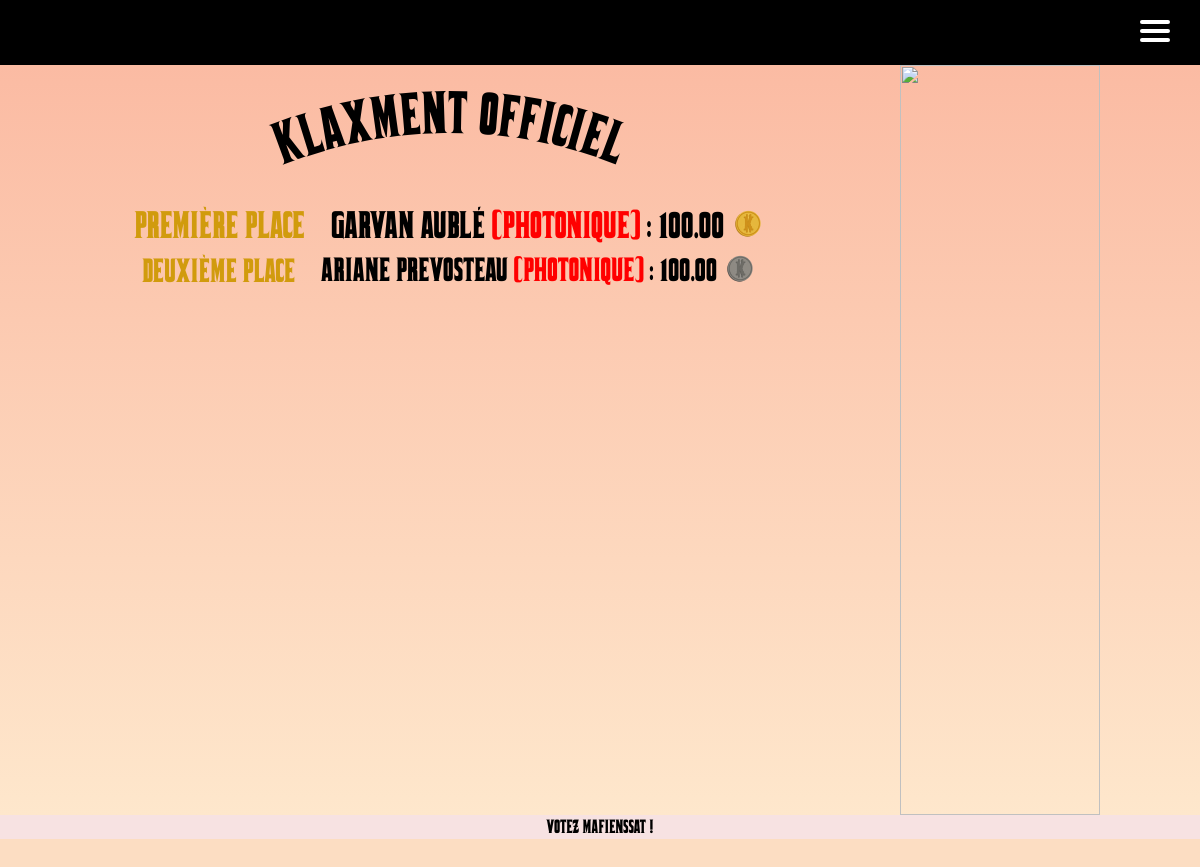
Before: /klaxment/ with the older database file.
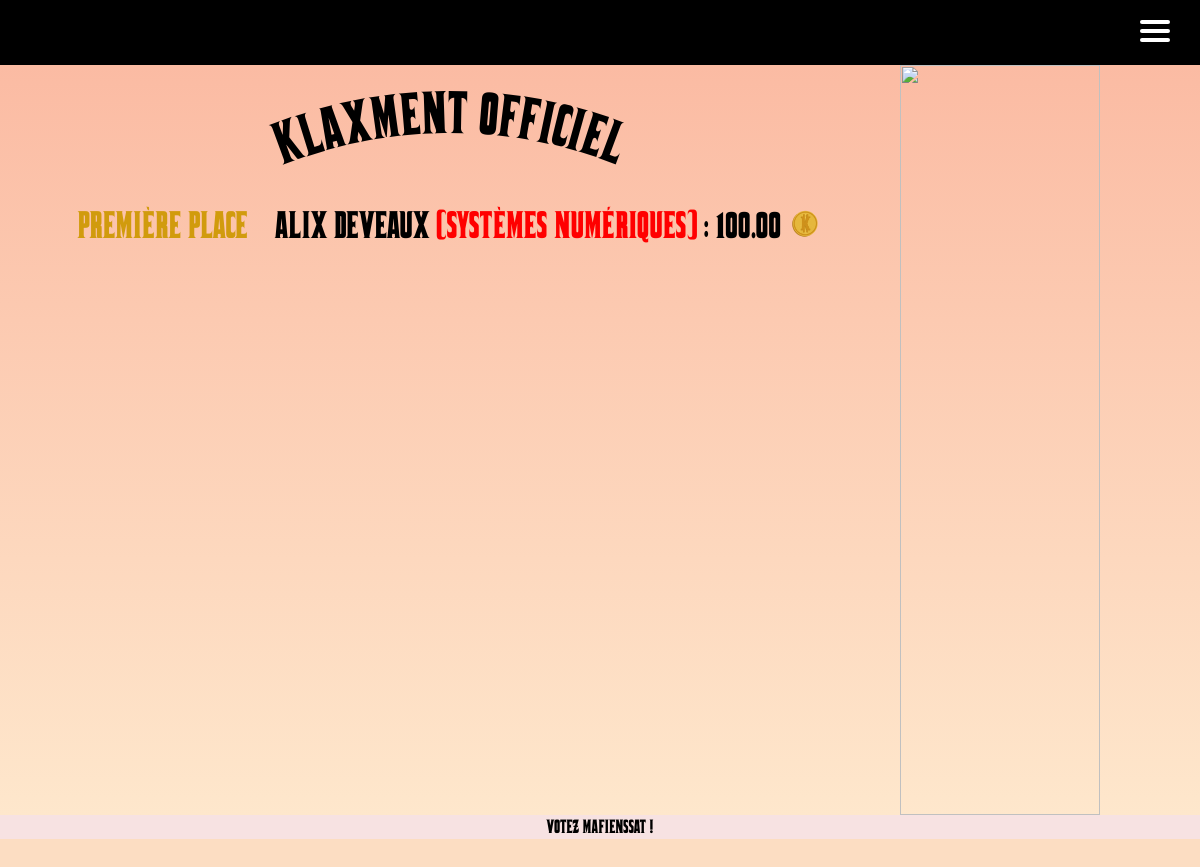
After: the same page with the newer database file.
### main_app/models.py (models this page shows)
class User(AbstractUser):
    id = models.AutoField(primary_key=True, unique=True)
    first_name = models.CharField(max_length=30)
    last_name = models.CharField(max_length=30)
    username = models.CharField(max_length=20, unique=True)
    email = models.EmailField(unique=True, default="@enssat.fr")
    SECTOR = (
        ('INFO', 'Informatique'),
        ('PHOT', 'Photonique'),
        ('SNUM', 'Systèmes numériques'),
        ('IMR', 'IMR')
    )
    sector = models.CharField(max_length=4, choices=SECTOR, blank=True, help_text='Donne moi ta filière bro')
    created = models.DateTimeField(auto_now_add=True)
    updated = models.DateTimeField(auto_now=True)
    klax_coins = models.DecimalField(max_digits=12, decimal_places=2, default=100.00)
    activate = models.BooleanField(default=False)
    from_list = models.BooleanField(default=False)
    USERNAME_FIELD = 'email'
    REQUIRED_FIELDS = ['username']

### main_app/views.py (the view)
# urls.py: path("klaxment/", views.klaxment, name="klaxment"),
def klaxment(request):
    userList = User.objects.filter(is_staff=False, is_superuser=False,from_list=False).order_by('-klax_coins')
    data = {'userList': userList}
    return render(request, 'nav_links/klaxment.html', data)

### templates/nav_links/klaxment.html (shortened to what this page needs)
{% extends 'main.html' %}
{% block content %}
{% load static %}
{% include 'nav.html' %}
<div class="row" id="klaxment_id">
    <div id="main_title" class="col-9">
        <h1 class="arced" id="arced">KLAXMENT OFFICIEL</h1>
        <div id="klaxment_list">
            {% for user in userList %}
                {% if forloop.counter == 1 %}
                    <h2><span>Première place</span> {{user.first_name }} {{user.last_name }} <span class="sector_span">({{ user.get_sector_display }})</span> : {{user.klax_coins}} <img class="img-fluid" height="75" width="75" src="{% static 'klax_or.png' %}" alt=""/></h2>
                {% elif forloop.counter == 2 %}
                    <h3><span>Deuxième place </span>  {{user.first_name }} {{user.last_name }} <span class="sector_span">({{ user.get_sector_display }})</span> : {{user.klax_coins}} <img class="img-fluid" height="75" width="75" src="{% static 'klax_argent.png' %}" alt=""/></h3>
                {% elif forloop.counter == 3 %}
                    <h4><span>Troisième place </span> {{user.first_name }} {{user.last_name }} <span class="sector_span">({{ user.get_sector_display }})</span> : {{user.klax_coins}} <img class="img-fluid" height="75" width="75" src="{% static 'klax_bronze.png' %}" alt=""/></h4>
                {% elif forloop.counter <= 10 %}
                    <h5><span>{{forloop.counter}}ème place </span> {{user.first_name }} {{user.last_name }} <span class="sector_span">({{ user.get_sector_display }})</span> : {{user.klax_coins}}</h5>
                {% endif %}
            {% endfor %}
        </div>
    </div>
    <div id="pub_id_klaxment" class="col-3">
        <img id="gif_gros_klax_id" width="200px" height="750px" src="{% static 'img/pub_gros_klax.gif' %}">
    </div>
</div>
<div id="vote_mafienssat_klaxment">
    <p style="text-align:center; margin:0; color:black">Votez Mafienssat !</p>
</div>
{% endblock %}

Changed rows visible on the page:
no longer on this page (row edited): User: first_name "GARVAN", last_name "AUBLÉ", sector "PHOTONIQUE", klax_coins "100.00"
no longer on this page (row edited): User: first_name "ARIANE", last_name "PREVOSTEAU", sector "PHOTONIQUE", klax_coins "100.00"
added User: first_name "ALIX", last_name "DEVEAUX", sector "SYSTÈMES NUMÉRIQUES", klax_coins "100.00"
